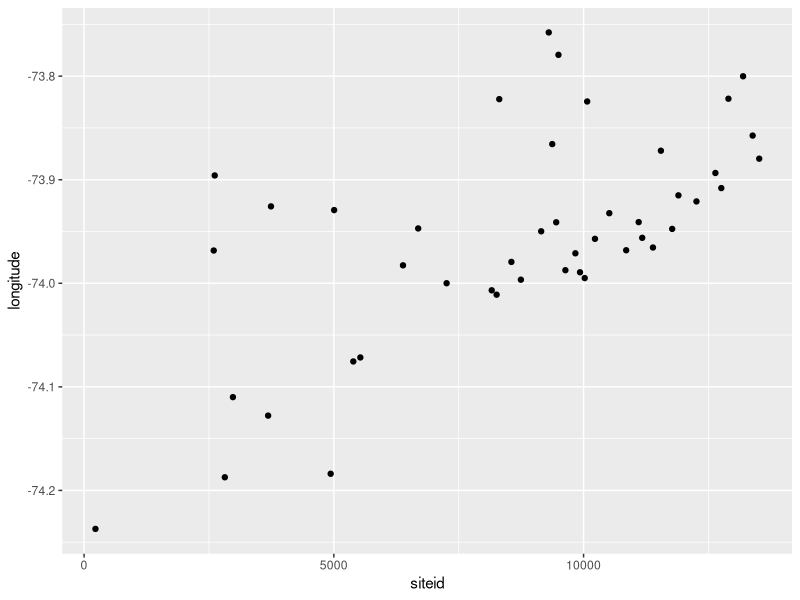
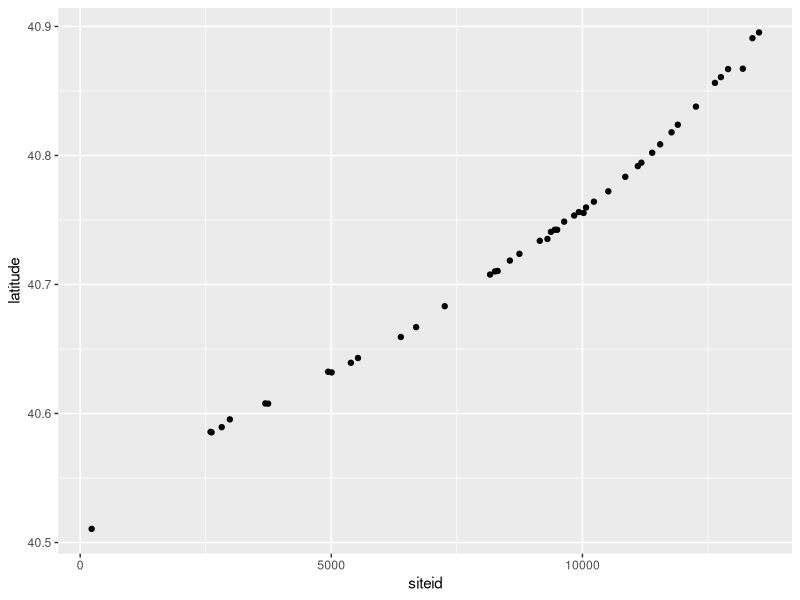
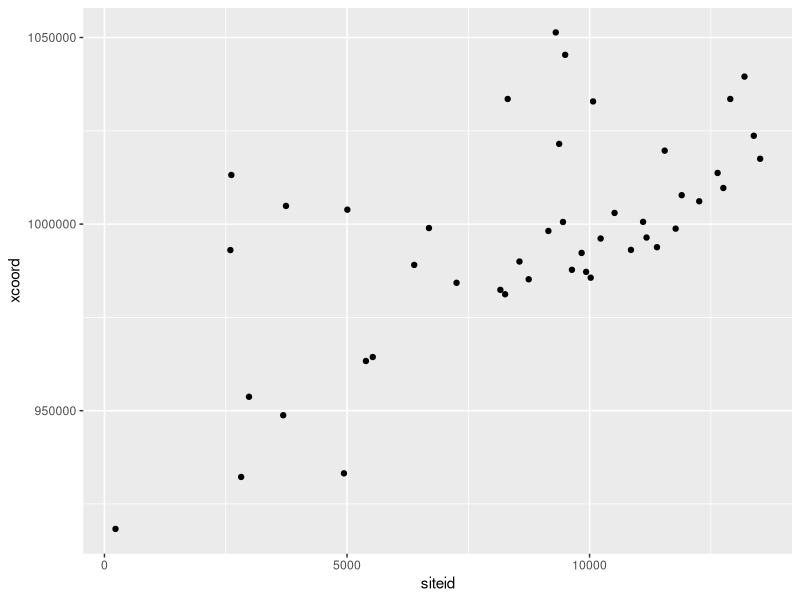
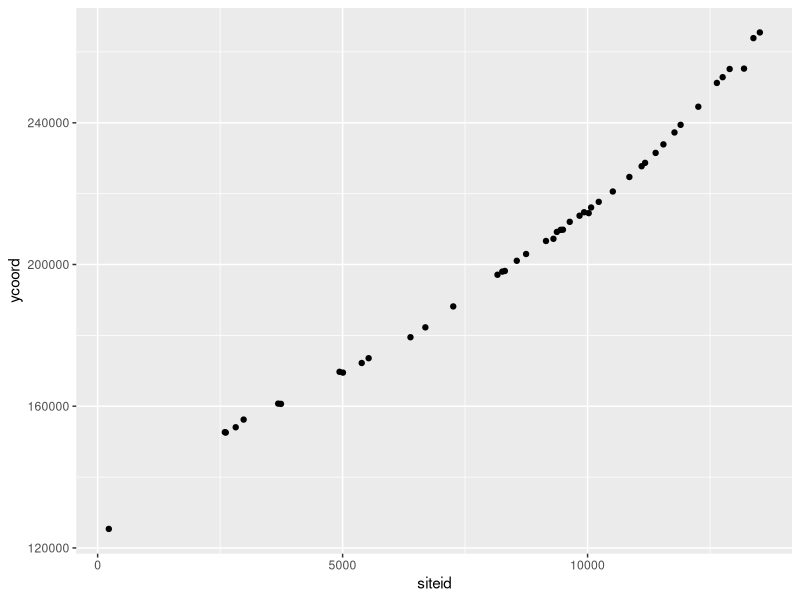
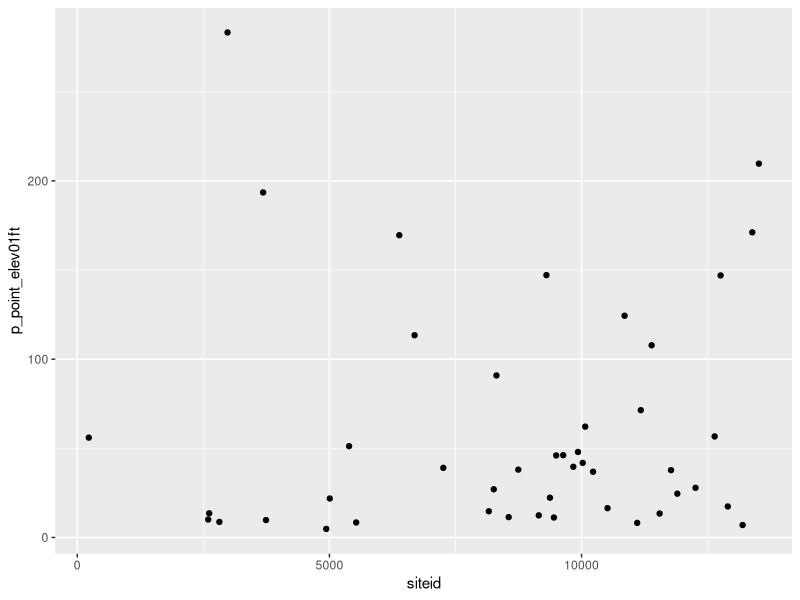
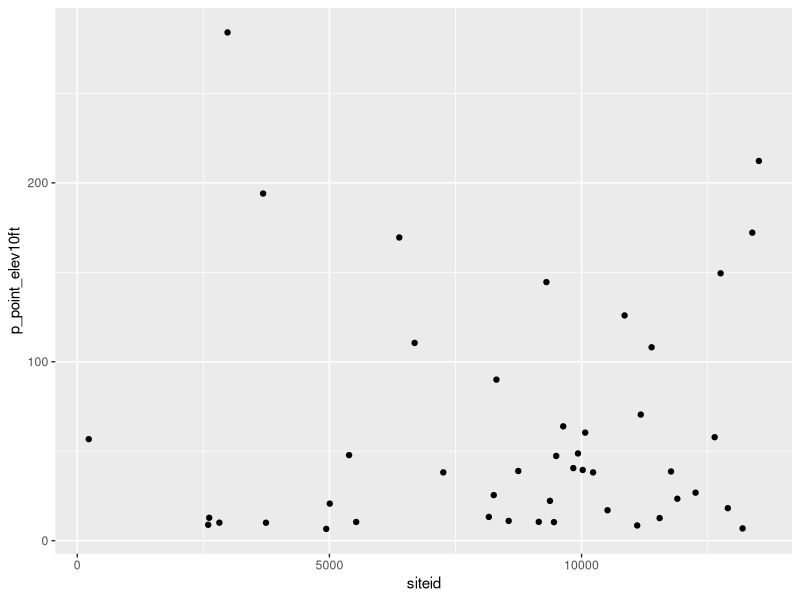
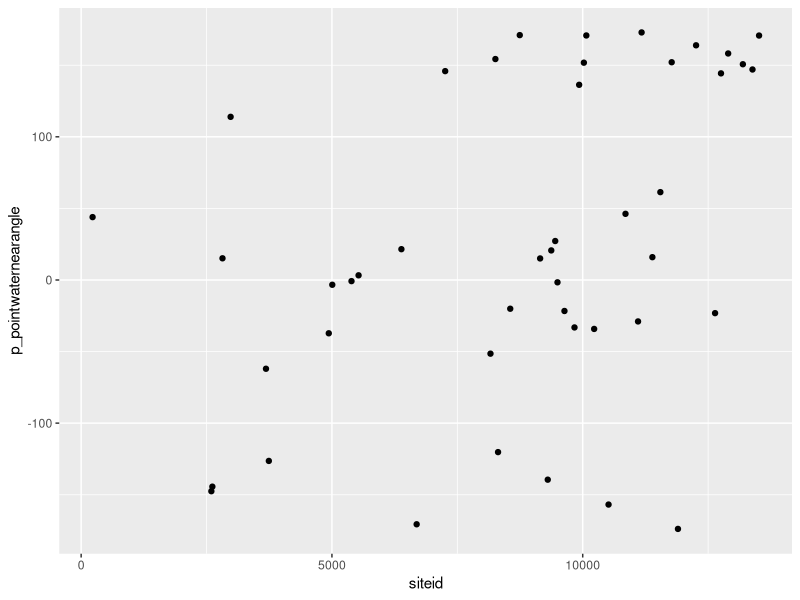
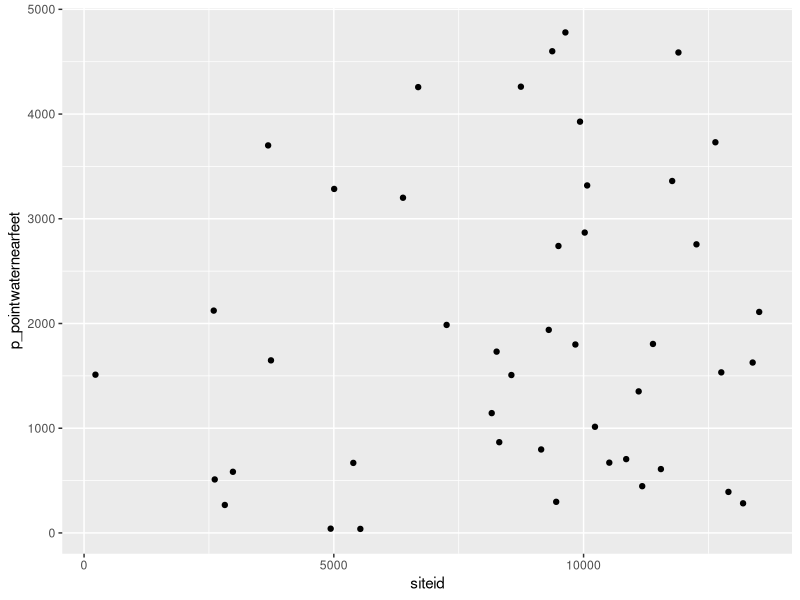

R code for these plots, in order: (Note: this script raises an error after producing the figures.)
library(ggplot2)

setwd("/Users/danielmsheehan/GitHub/questions/r_loop_histograms/histograms/")
df <- read.csv('pollen_sites.csv')
head(df)[1:5]
for (ii in 2:ncol(df)){
  png(filename=paste("plot",colnames(df)[ii], sep="_" ))
  #p<-qplot(name, data=df, geom="histogram")
  p<-ggplot(data=df, aes(x=df[, 1], y=df[,ii]))+geom_point()+
    xlab(paste(colnames(df)[1]))+ylab(paste(colnames(df)[ii]))
  print(p)

  dev.off() 
}
